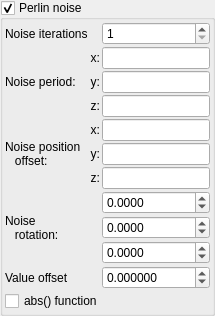
           <widget class="MyGroupBox" name="groupCheck_perlin_noise_enable">
            <property name="title">
             <string>Perlin noise</string>
            </property>
            <property name="checkable">
             <bool>true</bool>
            </property>
            <layout class="QVBoxLayout" name="verticalLayout_21">
             <property name="spacing">
              <number>2</number>
             </property>
             <property name="leftMargin">
              <number>2</number>
             </property>
             <property name="topMargin">
              <number>2</number>
             </property>
             <property name="rightMargin">
              <number>2</number>
             </property>
             <property name="bottomMargin">
              <number>2</number>
             </property>
             <item>
              <layout class="QGridLayout" name="gridLayout_4">
               <property name="spacing">
                <number>2</number>
               </property>
               <item row="4" column="0" rowspan="3">
                <widget class="QLabel" name="label_402">
                 <property name="text">
                  <string>Noise position
   offset:</string>
                 </property>
                </widget>
               </item>
               <item row="1" column="2">
                <widget class="MyLineEdit" name="vect3_perlin_noise_period_x">
                 <property name="toolTip">
                  <string>Defines the period (scale) of the Perlin noise along each axis. Larger values create broader, slower variations; smaller values create finer details.</string>
                 </property>
                </widget>
               </item>
               <item row="11" column="0" colspan="3">
                <widget class="MyCheckBox" name="checkBox_perlin_noise_abs">
                 <property name="sizePolicy">
                  <sizepolicy hsizetype="Minimum" vsizetype="Maximum">
                   <horstretch>0</horstretch>
                   <verstretch>0</verstretch>
                  </sizepolicy>
                 </property>
                 <property name="toolTip">
                  <string>f enabled, uses the absolute value of the Perlin noise, resulting in a mirrored, always-positive pattern for certain effects.</string>
                 </property>
                 <property name="text">
                  <string>abs() function</string>
                 </property>
                </widget>
               </item>
               <item row="5" column="2">
                <widget class="MyLineEdit" name="vect3_perlin_noise_position_offset_y">
                 <property name="toolTip">
                  <string>Offsets the Perlin noise pattern in 3D space, allowing you to shift the noise effect without changing its scale or orientation.</string>
                 </property>
                </widget>
               </item>
               <item row="1" column="0" rowspan="3">
                <widget class="QLabel" name="label_115">
                 <property name="text">
                  <string>Noise period:</string>
                 </property>
                </widget>
               </item>
               <item row="0" column="0">
                <widget class="QLabel" name="label_6">
                 <property name="text">
                  <string>Noise iterations</string>
                 </property>
                </widget>
               </item>
               <item row="7" column="2">
                <widget class="MyDoubleSpinBox" name="spinboxd3_perlin_noise_rotation_x">
                 <property name="sizePolicy">
                  <sizepolicy hsizetype="Minimum" vsizetype="Maximum">
                   <horstretch>0</horstretch>
                   <verstretch>0</verstretch>
                  </sizepolicy>
                 </property>
                 <property name="toolTip">
                  <string>Rotates the Perlin noise pattern around the respective axis, affecting the orientation of noise features.</string>
                 </property>
                 <property name="prefix">
                  <string/>
                 </property>
                 <property name="suffix">
                  <string/>
                 </property>
                 <property name="decimals">
                  <number>4</number>
                 </property>
                 <property name="minimum">
                  <double>-180.000000000000000</double>
                 </property>
                 <property name="maximum">
                  <double>180.000000000000000</double>
                 </property>
                 <property name="singleStep">
                  <double>1.000000000000000</double>
                 </property>
                </widget>
               </item>
               <item row="10" column="2">
                <widget class="MyDoubleSpinBox" name="spinbox_perlin_noise_value_offset">
                 <property name="sizePolicy">
                  <sizepolicy hsizetype="Minimum" vsizetype="Maximum">
                   <horstretch>0</horstretch>
                   <verstretch>0</verstretch>
                  </sizepolicy>
                 </property>
                 <property name="toolTip">
                  <string>Adds a constant offset to the Perlin noise value before applying it, useful for biasing the effect or controlling thresholds.</string>
                 </property>
                 <property name="prefix">
                  <string/>
                 </property>
                 <property name="suffix">
                  <string/>
                 </property>
                 <property name="decimals">
                  <number>6</number>
                 </property>
                 <property name="minimum">
                  <double>-1.000000000000000</double>
                 </property>
                 <property name="maximum">
                  <double>1.000000000000000</double>
                 </property>
                 <property name="singleStep">
                  <double>0.100000000000000</double>
                 </property>
                </widget>
               </item>
               <item row="3" column="1">
                <widget class="QLabel" name="label_137">
                 <property name="text">
                  <string>z:</string>
                 </property>
                 <property name="alignment">
                  <set>Qt::AlignRight|Qt::AlignTrailing|Qt::AlignVCenter</set>
                 </property>
                </widget>
               </item>
               <item row="6" column="1">
                <widget class="QLabel" name="label_408">
                 <property name="sizePolicy">
                  <sizepolicy hsizetype="Preferred" vsizetype="Preferred">
                   <horstretch>0</horstretch>
                   <verstretch>0</verstretch>
                  </sizepolicy>
                 </property>
                 <property name="text">
                  <string>z:</string>
                 </property>
                 <property name="alignment">
                  <set>Qt::AlignRight|Qt::AlignTrailing|Qt::AlignVCenter</set>
                 </property>
                </widget>
               </item>
               <item row="2" column="1">
                <widget class="QLabel" name="label_136">
                 <property name="text">
                  <string>y:</string>
                 </property>
                 <property name="alignment">
                  <set>Qt::AlignRight|Qt::AlignTrailing|Qt::AlignVCenter</set>
                 </property>
                </widget>
               </item>
               <item row="2" column="2">
                <widget class="MyLineEdit" name="vect3_perlin_noise_period_y">
                 <property name="toolTip">
                  <string>Defines the period (scale) of the Perlin noise along each axis. Larger values create broader, slower variations; smaller values create finer details.</string>
                 </property>
                </widget>
               </item>
               <item row="10" column="0">
                <widget class="QLabel" name="label_7">
                 <property name="text">
                  <string>Value offset</string>
                 </property>
                </widget>
               </item>
               <item row="4" column="1">
                <widget class="QLabel" name="label_406">
                 <property name="sizePolicy">
                  <sizepolicy hsizetype="Preferred" vsizetype="Preferred">
                   <horstretch>0</horstretch>
                   <verstretch>0</verstretch>
                  </sizepolicy>
                 </property>
                 <property name="text">
                  <string>x:</string>
                 </property>
                 <property name="alignment">
                  <set>Qt::AlignRight|Qt::AlignTrailing|Qt::AlignVCenter</set>
                 </property>
                </widget>
               </item>
               <item row="0" column="2">
                <widget class="MySpinBox" name="spinboxInt_perlin_noise_iterations">
                 <property name="sizePolicy">
                  <sizepolicy hsizetype="Minimum" vsizetype="Maximum">
                   <horstretch>0</horstretch>
                   <verstretch>0</verstretch>
                  </sizepolicy>
                 </property>
                 <property name="toolTip">
                  <string>Sets the number of octaves (layers) for Perlin noise, increasing the complexity and detail of the noise pattern.</string>
                 </property>
                 <property name="minimum">
                  <number>1</number>
                 </property>
                 <property name="maximum">
                  <number>100</number>
                 </property>
                </widget>
               </item>
               <item row="5" column="1">
                <widget class="QLabel" name="label_407">
                 <property name="sizePolicy">
                  <sizepolicy hsizetype="Preferred" vsizetype="Preferred">
                   <horstretch>0</horstretch>
                   <verstretch>0</verstretch>
                  </sizepolicy>
                 </property>
                 <property name="text">
                  <string>y:</string>
                 </property>
                 <property name="alignment">
                  <set>Qt::AlignRight|Qt::AlignTrailing|Qt::AlignVCenter</set>
                 </property>
                </widget>
               </item>
               <item row="6" column="2">
                <widget class="MyLineEdit" name="vect3_perlin_noise_position_offset_z">
                 <property name="toolTip">
                  <string>Offsets the Perlin noise pattern in 3D space, allowing you to shift the noise effect without changing its scale or orientation.</string>
                 </property>
                </widget>
               </item>
               <item row="8" column="2">
                <widget class="MyDoubleSpinBox" name="spinboxd3_perlin_noise_rotation_y">
                 <property name="sizePolicy">
                  <sizepolicy hsizetype="Minimum" vsizetype="Maximum">
                   <horstretch>0</horstretch>
                   <verstretch>0</verstretch>
                  </sizepolicy>
                 </property>
                 <property name="toolTip">
                  <string>Rotates the Perlin noise pattern around the respective axis, affecting the orientation of noise features.</string>
                 </property>
                 <property name="prefix">
                  <string/>
                 </property>
                 <property name="suffix">
                  <string/>
                 </property>
                 <property name="decimals">
                  <number>4</number>
                 </property>
                 <property name="minimum">
                  <double>-180.000000000000000</double>
                 </property>
                 <property name="maximum">
                  <double>180.000000000000000</double>
                 </property>
                 <property name="singleStep">
                  <double>1.000000000000000</double>
                 </property>
                </widget>
               </item>
               <item row="3" column="2">
                <widget class="MyLineEdit" name="vect3_perlin_noise_period_z">
                 <property name="toolTip">
                  <string>Defines the period (scale) of the Perlin noise along each axis. Larger values create broader, slower variations; smaller values create finer details.</string>
                 </property>
                </widget>
               </item>
               <item row="1" column="1">
                <widget class="QLabel" name="label_135">
                 <property name="text">
                  <string>x:</string>
                 </property>
                 <property name="alignment">
                  <set>Qt::AlignRight|Qt::AlignTrailing|Qt::AlignVCenter</set>
                 </property>
                </widget>
               </item>
               <item row="4" column="2">
                <widget class="MyLineEdit" name="vect3_perlin_noise_position_offset_x">
                 <property name="toolTip">
                  <string>Offsets the Perlin noise pattern in 3D space, allowing you to shift the noise effect without changing its scale or orientation.</string>
                 </property>
                </widget>
               </item>
               <item row="9" column="2">
                <widget class="MyDoubleSpinBox" name="spinboxd3_perlin_noise_rotation_z">
                 <property name="sizePolicy">
                  <sizepolicy hsizetype="Minimum" vsizetype="Maximum">
                   <horstretch>0</horstretch>
                   <verstretch>0</verstretch>
                  </sizepolicy>
                 </property>
                 <property name="toolTip">
                  <string>Rotates the Perlin noise pattern around the respective axis, affecting the orientation of noise features.</string>
                 </property>
                 <property name="prefix">
                  <string/>
                 </property>
                 <property name="suffix">
                  <string/>
                 </property>
                 <property name="decimals">
                  <number>4</number>
                 </property>
                 <property name="minimum">
                  <double>-180.000000000000000</double>
                 </property>
                 <property name="maximum">
                  <double>180.000000000000000</double>
                 </property>
                 <property name="singleStep">
                  <double>1.000000000000000</double>
                 </property>
                </widget>
               </item>
               <item row="7" column="0" rowspan="3">
                <widget class="QLabel" name="label_409">
                 <property name="text">
                  <string>Noise
   rotation:</string>
                 </property>
                </widget>
               </item>
              </layout>
             </item>
            </layout>
           </widget>
